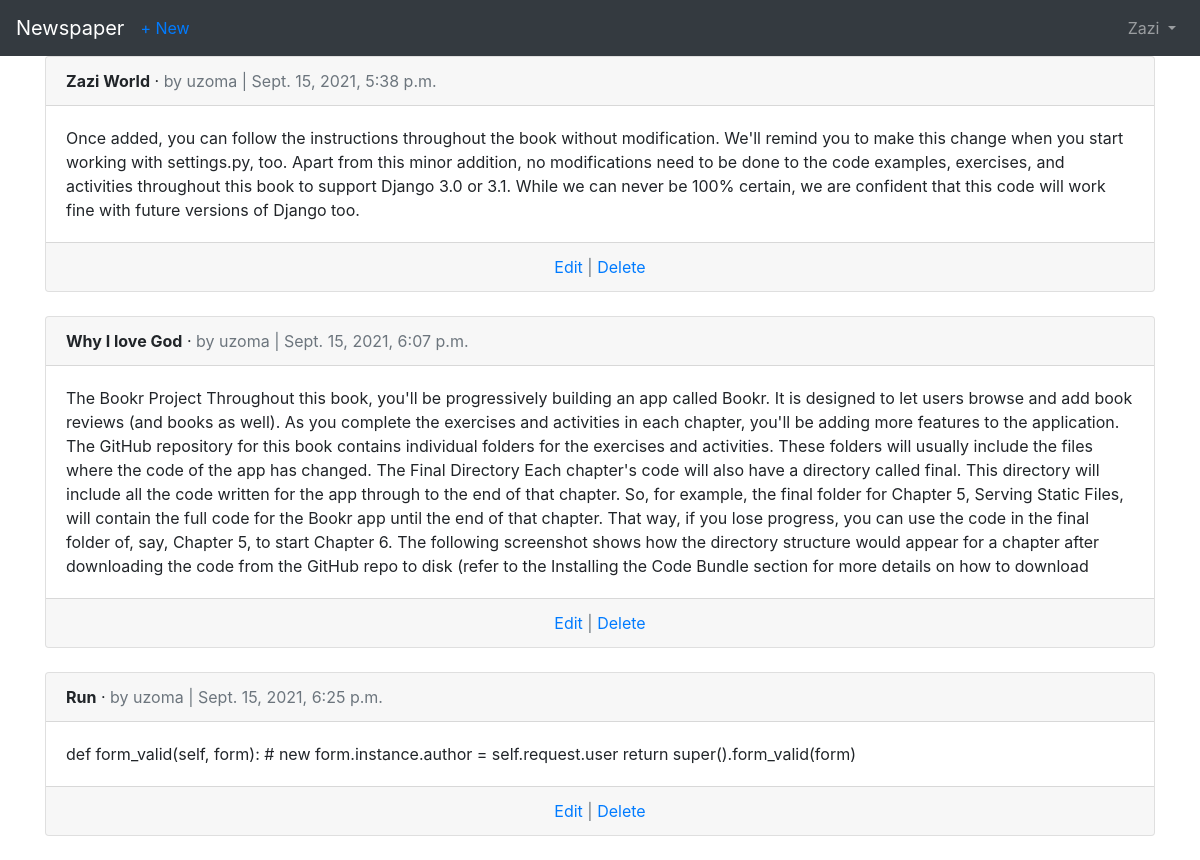
The page /articles/ (signed in) on the database its author committed.
### accounts/models.py (models this page shows)
class CustomUser(AbstractUser):
    age = models.PositiveIntegerField(null=True, blank=True)

### articles/models.py (models this page shows, shortened)
class Article(models.Model):
    title = models.CharField(max_length=255)
    body = models.TextField()
    date = models.DateTimeField(auto_now_add=True)
    author = models.ForeignKey(
        get_user_model(),
        on_delete=models.CASCADE
    )

### articles/views.py (the view)
# urls.py: path('', ArticleListView.as_view(), name='article_list'),
class ArticleListView(LoginRequiredMixin, ListView):
    model = Article
    template_name = 'article_list.html'

### templates/article_list.html (shortened to what this page needs)
{% extends 'base.html' %}
{% block content %}
  {% for article in object_list %}
    <div class="card">
      <div class="card-header">
        <span class="font-weight-bold">{{ article.title }}</span> &middot;
        <span class="text-muted">by {{ article.author }} |
        {{ article.date }}</span>
      </div>
      <div class="card-body">
        {{ article.body }}
      </div>
      <div class="card-footer text-center text-muted">
        <a href="{% url 'article_edit' article.pk %}">Edit</a> | <a href="{% url 'article_delete' article.pk %}">Delete</a>
      </div>
    </div>
    <br />
  {% endfor %}
{% endblock content %}

### templates/base.html (shortened to what this page needs)
<!DOCTYPE html>
<html>
<head>
 <link rel="stylesheet" href="https://cdn.jsdelivr.net/npm/bootstrap@4.5.3/dist/css/bootstrap.min.css">
</head>
<body>
  <nav class="navbar navbar-expand-lg navbar-dark bg-dark">
    <a class="navbar-brand" href="{% url 'home' %}">Newspaper</a>
    {% if user.is_authenticated %}
      <ul class="navbar-nav mr-auto">
        <li class="nav-item">
          <a href="{% url 'article_new' %}">+ New</a>
        </li>
      </ul>
    {% endif %}
    <div class="collapse navbar-collapse" id="navbarSupportedContent">
      {% if user.is_authenticated %}
        <ul class="navbar-nav ml-auto">
          <li class="nav-item">
            <a class="nav-link dropdown-toggle" href="#"
            id="navbarDropdown" role="button" data-toggle="dropdown"
            aria-haspopup="true" aria-expanded="false">
              {{ user.username }}
            </a>
          </li>
        </ul>
      {% endif %}
    </div>
  </nav>
  <main>
    <div class="container">
      {% block content %}
      {% endblock content %}
    </div>
  </main>
</body>
</html>

### rows shown on the page
CustomUser: username "Zazi"
Article: title "Zazi World", author "uzoma", date "Sept. 15, 2021, 5:38 p.m.", body "Once added, you can follow the instructions throughout the book without modification. We'll remind you to make this change when you start working with settings.py, too. Apart from this minor addition, no modifications need to be done to the code examples, exercises, and activities throughout this book to support Django 3.0 or 3.1. While we can never be 100% certain, we are confident that this code will work fine with future versions of Django too."
Article: title "Why I love God", author "uzoma", date "Sept. 15, 2021, 6:07 p.m.", body "The Bookr Project Throughout this book, you'll be progressively building an app called Bookr. It is designed to let users browse and add book reviews (and books as well). As you complete the exercises and activities in each chapter, you'll be adding more features to the application. The GitHub repository for this book contains individual folders for the exercises and activities. These folders will usually include the files where the code of the app has changed. The Final Directory Each chapter's code will also have a directory called final. This directory will include all the code written for the app through to the end of that chapter. So, for example, the final folder for Chapter 5,…"
Article: title "Run", author "uzoma", date "Sept. 15, 2021, 6:25 p.m.", body "def form_valid(self, form): # new form.instance.author = self.request.user return super().form_valid(form)"
